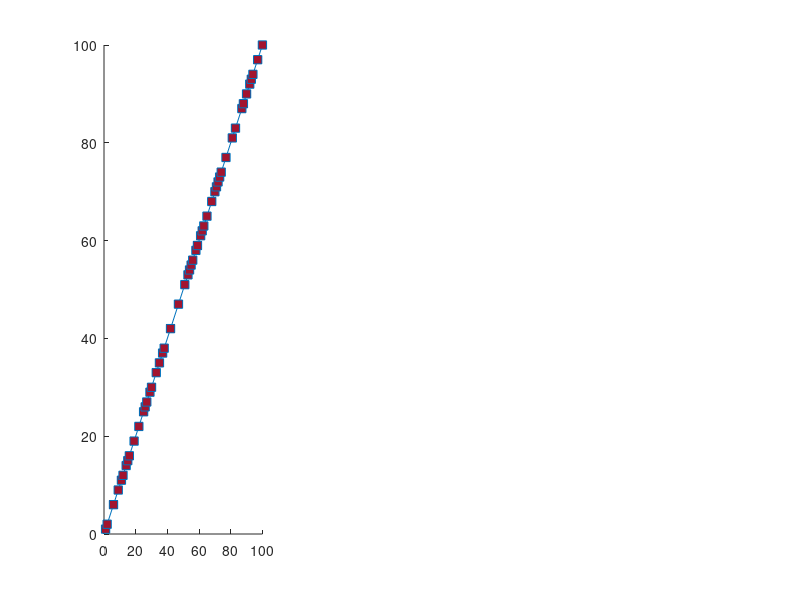

Write the MATLAB code that produced this figure. (Note: this script raises an error after producing the figure.)
%-------------------------------------------------------------------------------
% plot_FD_examples: fractal dimension (FD) estimate for 3 x 2D signals.
%                         (Figure 2 in [1])
%
% Syntax: plot_FD_examples()
%
% Example:
%          >> plot_FD_examples;
% 
% 
% [1] JM O'Toole, EM Dempsey, D Van Laere, “Nonstationary coupling between heart rate and
% perfusion index in extremely preterm infants over the first day of life”, in
% preparation, 2019.


% John M. O' Toole, University College Cork
% Started: 06-06-2018
%
% last update: Time-stamp: <2019-05-03 16:56:33 (otoolej)>
%-------------------------------------------------------------------------------
function []=plot_FD_examples()

%---------------------------------------------------------------------
% 1. generate the signals
%---------------------------------------------------------------------
N = 50; 
sig_types = {'line', '2D_CGN', '2D_WGN'};
L = length(sig_types);
kmax = 6;

x = zeros(L, N); 
y = zeros(L, N);
for n = 1:L
    [x(n, :), y(n, :)] = nonuniform_sampling(N, sig_types{n});
end


%---------------------------------------------------------------------
% 2. plot the signals and estimate the fractal dimension
%---------------------------------------------------------------------

% set up the figure:
figure(28); clf; hold all;
pp = get(gcf, 'position');
set(gcf, 'position', [pp(1:2) 700  200]);

% colours and fonts:
lc = lines(8);
fill_col = lc(7, :);
edge_col = lc(1, :);
FONT_NAME = 'helvetica';
FONT_SIZE = 10;

D = zeros(1, L);
for n = 1:L
    % plot the 2D data:
    hx(n) = subplot(1, 3, n); hold all;
    hl(n) = plot(x(n, :), y(n, :), '-s');
    set(hl(n), 'markerfacecolor', fill_col, 'color', edge_col); 
    hx(n).XAxis.Visible = 'off';
    hx(n).YAxis.Visible = 'off';    
    
    % estimate the FD:
    D(n) = fd_curves(x(n, :), y(n, :), kmax, 0); 
end


%---------------------------------------------------------------------
% 3. place FD on plots:
%---------------------------------------------------------------------
xs = [0 133 133 * 2]; ys = [106 -30];
txy = [xs(1) ys(1); xs(2) ys(1); xs(3) ys(1)];
for n = 1:L
    ht(n) = text(hx(1), txy(n, 1), txy(n, 2), ['D=' sprintf('%.1f', D(n))], ...
                 'fontname', FONT_NAME, 'fontsize', FONT_SIZE);
end





function [x, y] = nonuniform_sampling(N, type)
%---------------------------------------------------------------------
% 2D signals with non-uniform sampling
%---------------------------------------------------------------------
N_over = 2 * N;

switch type
  case 'line'
    x = 1:N_over; y = 1:N_over;
    
    x = datasample(x, N, 'Replace', false);
    x = sort(x);
    y = y(x);
    
  case '2D_CGN'
    x = cumsum(randn(1, N)); 
    y = cumsum(randn(1, N));
    
  case '2D_WGN'
    x = rand(1, N); 
    y = rand(1, N);
    
end

